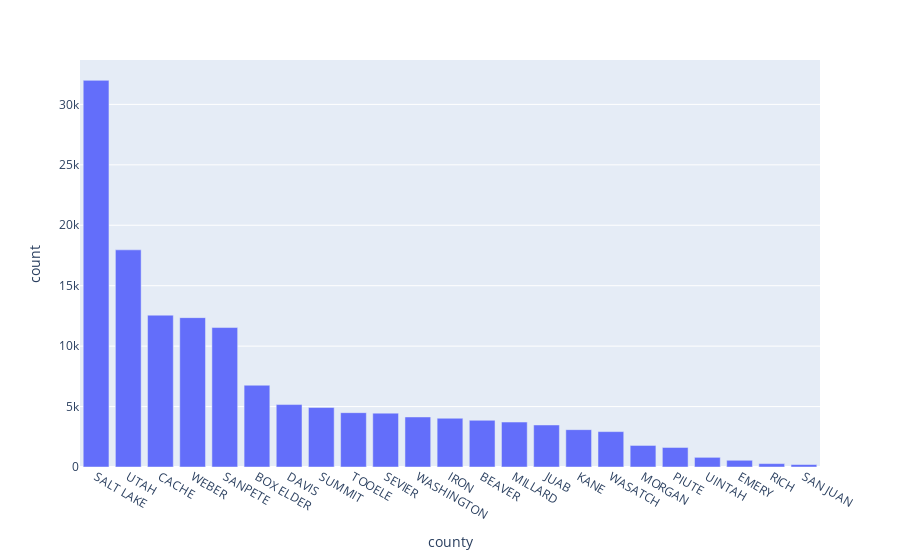

This figure's notebook cell:
### Code cell
fig.show()

### Figure 1 — Plotly figure (JSON) as saved in the notebook; plotly's stock layout.template omitted (floating-point values rounded to 4 significant figures)
{"data": [{"alignmentgroup": "True", "hovertemplate": "county=%{x}<br>count=%{y}<extra></extra>", "legendgroup": "", "marker": {"color": "#636efa", "pattern": {"shape": ""}}, "name": "", "offsetgroup": "", "orientation": "v", "showlegend": false, "textposition": "auto", "type": "bar", "x": ["SALT LAKE", "UTAH", "CACHE", "WEBER", "SANPETE", "BOX ELDER", "DAVIS", "SUMMIT", "TOOELE", "SEVIER", "WASHINGTON", "IRON", "BEAVER", "MILLARD", "JUAB", "KANE", "WASATCH", "MORGAN", "PIUTE", "UINTAH", "EMERY", "RICH", "SAN JUAN"], "xaxis": "x", "y": [31989, 17967, 12562, 12358, 11538, 6766, 5166, 4921, 4496, 4457, 4140, 4034, 3864, 3719, 3477, 3090, 2928, 1783, 1616, 799, 556, 281, 204], "yaxis": "y"}], "layout": {"autosize": true, "barmode": "relative", "legend": {"tracegroupgap": 0}, "margin": {"t": 60}, "xaxis": {"anchor": "y", "autorange": true, "domain": [0, 1], "range": [-0.5, 22.5], "title": {"text": "county"}, "type": "category"}, "yaxis": {"anchor": "x", "autorange": true, "domain": [0, 1], "range": [0, 33670.0], "title": {"text": "count"}, "type": "linear"}}}
